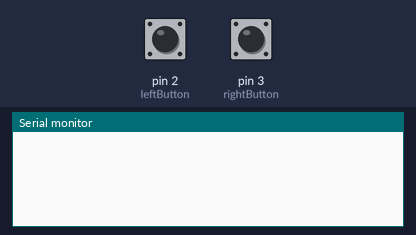
A sketch run on a simulated Arduino Uno, built with avr-gcc and run on an emulated ATmega328P. On the bench: the last lines printed to the serial monitor. The inputs (shaded band) are chosen by the test bench; at power-on: pin 2 (leftButton) HIGH, pin 3 (rightButton) HIGH.

Above: at 1.2 s.
1.3 s: pin 2 (leftButton) pulled LOW for 0.15 s
At 2.3 s:
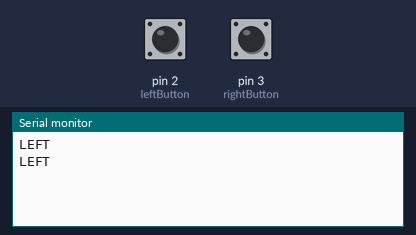
2.9 s: pin 3 (rightButton) pulled LOW for 0.15 s
At 3.5 s:
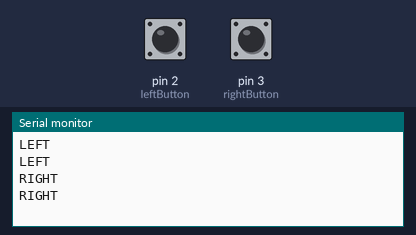

The sketch:

sketch.ino
```cpp
const int leftButton = 2;
const int rightButton = 3;

void setup() {
  Serial.begin(9600);
  pinMode(leftButton, INPUT_PULLUP);
  pinMode(rightButton, INPUT_PULLUP);
}

void loop() {
  if (digitalRead(leftButton) == LOW) {
    Serial.println("LEFT");
    delay(100);
  }
  if (digitalRead(rightButton) == LOW) {
    Serial.println("RIGHT");
    delay(100);
  }
}
```

Measured:
- after the input at 1.3 s, the serial monitor: prints a new line at once (image 1)
- after the input at 2.9 s, the serial monitor: prints a new line at once (image 2)
